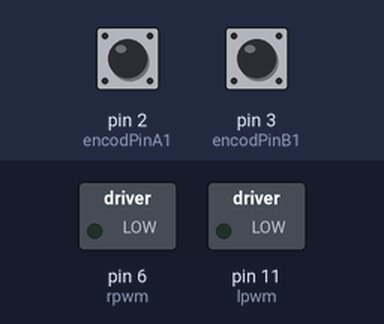
A sketch run on a simulated Arduino Uno, built with avr-gcc and run on an emulated ATmega328P. On the bench: switched loads named in the sketch (green lamp = pin HIGH). The inputs (shaded band) are chosen by the test bench; at power-on: pin 2 (encodPinA1) HIGH, pin 3 (encodPinB1) HIGH.

Above: at 1.2 s.
1.3 s: pin 2 (encodPinA1) pulled LOW for 0.15 s
At 2.1 s:
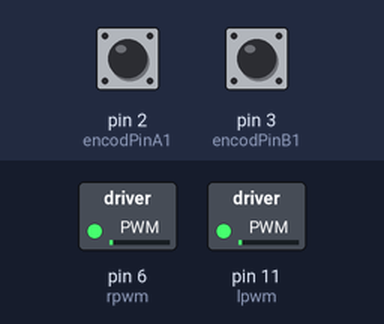
4.4 s: pin 2 (encodPinA1) pulled LOW for 1 s
8.1 s: pin 2 (encodPinA1) pulsed LOW 5 times (0.12 s each, 0.3 s apart)
At 12.1 s:
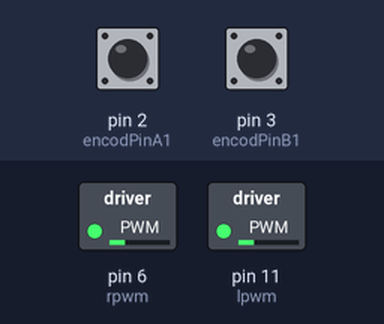
12.6 s: pin 3 (encodPinB1) pulled LOW for 0.15 s
15.6 s: pin 2 (encodPinA1) pulled LOW for 0.15 s
At 26.2 s:
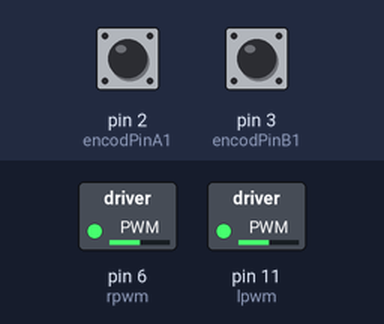
Timing chart, 0 to 30.8 s (numbered marks = the images above; inputs shaded):
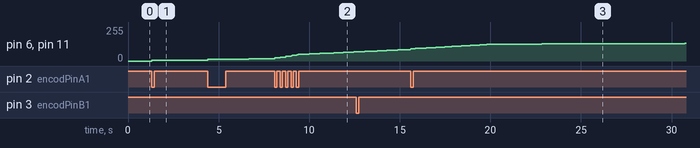

Measured:
- after the input at 1.3 s, pin 6 (rpwm), pin 11 (lpwm): 0/255 → 5/255 at once, → 6/255 1.1 s later, → 7/255 1.1 s later

The sketch:

PIDControl_v2.ino
```cpp
#include <PinChangeInterrupt.h>
#include <PID_v1.h>
#define encodPinA1      2                             // Quadrature encoder A pin
#define encodPinB1      3                             // Quadrature encoder B pin

#define ldir2 8
#define ldir1 7
#define lpwm 11

#define rdir2 10
#define rdir1 12
#define rpwm 6

double kp = 5 , ki = 1 , kd = 0.01 , input = 0, output = 0, setpoint = 1000;  // modify kp, ki and kd for optimal performance
long temp;
volatile long encoderPos = 0;
volatile long rightWheel = 0, leftWheel = 0;
PID myPID(&input, &output, &setpoint, kp, ki, kd, DIRECT);  // if motor will only run at full speed try 'REVERSE' instead of 'DIRECT'

void setup() {
  pinMode(encodPinA1, INPUT_PULLUP);                  // quadrature encoder input A
  pinMode(encodPinB1, INPUT_PULLUP);                  // quadrature encoder input B
  attachInterrupt(0, rightEncoderISR, FALLING);               // update encoder position
  attachInterrupt(1, leftEncoderISR, FALLING);               // update encoder position
  TCCR1B = TCCR1B & 0b11111000 | 1;                   // set 31KHz PWM to prevent motor noise
  myPID.SetMode(AUTOMATIC);
  myPID.SetSampleTime(1);
  myPID.SetOutputLimits(0, 255);
}
void loop() {

  setpoint = temp / 500;                              // modify division to fit motor and encoder characteristics
  input = rightWheel ;                                // data from encoder
  myPID.Compute();                                    // calculate new output
  pwmOut(output, 1);                                  // drive L298N H-Bridge module
}

void pwmOut(int out, int direction_t) {
  if (direction_t == 1 ) {                            // Forward
    digitalWrite(ldir1, HIGH);
    digitalWrite(ldir2, LOW);
    digitalWrite(rdir1, HIGH);
    digitalWrite(rdir2, LOW);
    analogWrite(lpwm, out);
    analogWrite(rpwm, out);
  }
  if (direction_t == 2 ) {                            // Backward
    digitalWrite(ldir1, LOW);
    digitalWrite(ldir2, HIGH);
    digitalWrite(rdir1, LOW);
    digitalWrite(rdir2, HIGH);
    analogWrite(lpwm, out);
    analogWrite(rpwm, out);
  }
  if (direction_t == 3 ) {                            // Turn Left
    digitalWrite(ldir1, LOW);
    digitalWrite(ldir2, HIGH);
    digitalWrite(rdir1, HIGH);
    digitalWrite(rdir2, LOW);
    analogWrite(lpwm, out);
    analogWrite(rpwm, out);
  }
  if (direction_t == 4 ) {                            // Turn Right
    digitalWrite(ldir1, HIGH);
    digitalWrite(ldir2, LOW);
    digitalWrite(rdir1, LOW);
    digitalWrite(rdir2, HIGH);
    analogWrite(lpwm, out);
    analogWrite(rpwm, out);
  }
}

void rightEncoderISR() {
  if (digitalRead(encodPinA1) == HIGH) rightWheel++;
  else rightWheel--;
}

void leftEncoderISR() {
  if (digitalRead(encodPinB1) == HIGH) leftWheel++;
  else leftWheel--;
}
```
